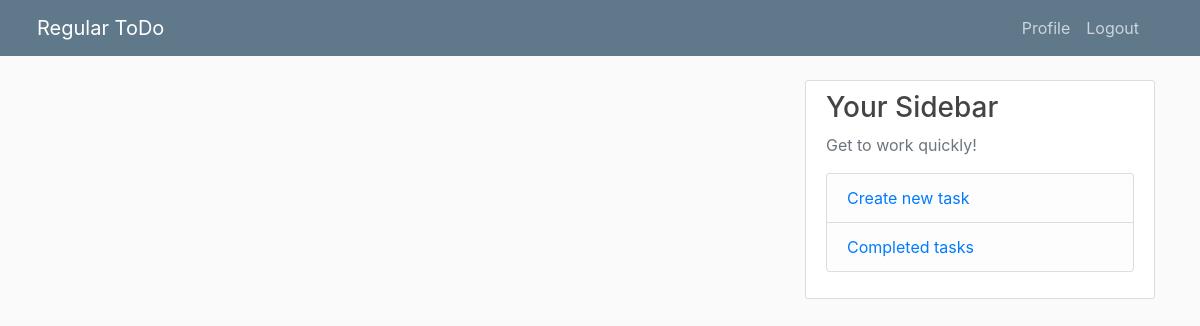
Before: /todo/completed/ (signed in) with the older database file.
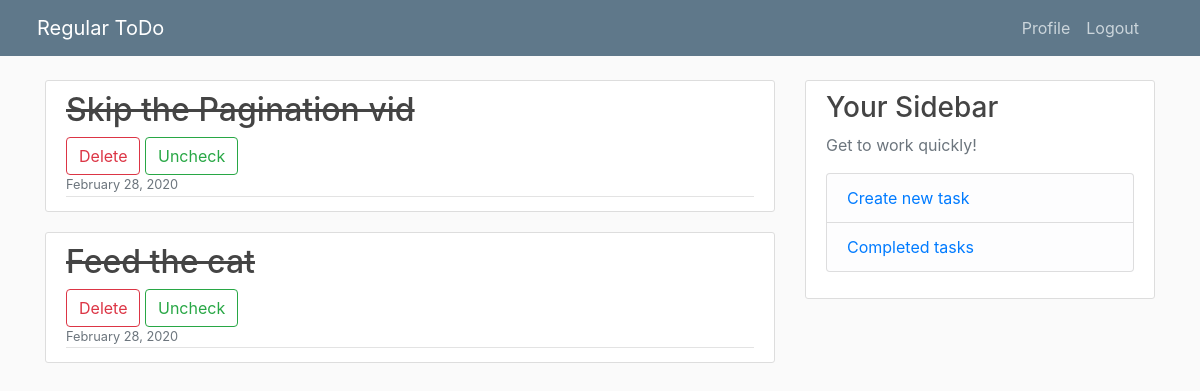
After: the same page with the newer database file.
### ToDo/models.py (models this page shows, shortened)
class ToDo(models.Model):
    title = models.CharField(max_length=100)
    date_posted = models.DateTimeField(default=timezone.now)
    creator = models.ForeignKey(User, on_delete=models.CASCADE)
    is_checked = models.BooleanField(default=False)

### ToDo/views.py (the view)
# urls.py: path('todo/completed/', TodoCompletedView.as_view(), name="todo-completed"),
class TodoCompletedView(ListView):
    model = ToDo
    template_name = "ToDo/completed.html"
    context_object_name = "todos"
    ordering = ["-date_posted"]

### ToDo/templates/ToDo/completed.html
{% extends "ToDo/base.html" %}
{% block content %}
{% if user.is_authenticated %}
    {% for todo in todos %}
        {% if user.username|lower == todo.creator|lower and todo.is_checked %}
            <article class="media content-section">
                <div class="media-body">
                    <h2><a class="article-title"><s>{{ todo.title }}</s></a></h2>
                    <button onclick="location.href='{% url 'todo-delete' todo.pk %}'" class="btn btn-outline-danger" type="submit">Delete</button>
                    <button onclick="location.href='{% url 'todo-uncheck' todo.pk %}'" class="btn btn-outline-success" type="submit">Uncheck</button>
                    <br>
                    <div class="article-metadata">
                        <small class="text-muted">{{ todo.date_posted|date:"F d, Y" }}</small>
                    </div>
                </div>
            </article>
        {% endif %}
    {% endfor %}
{% endif %}
{% endblock content %}

### ToDo/templates/ToDo/base.html (shortened to what this page needs)
{% load static %}
<html>
<head>
    <link rel="stylesheet" href="https://maxcdn.bootstrapcdn.com/bootstrap/4.0.0/css/bootstrap.min.css">
    <link rel="stylesheet" type="text/css" href="{% static 'ToDo/main.css' %}">
</head>
<body>
    <header class="site-header">
        <nav class="navbar navbar-nav navbar-dark bg-steel navbar-expand-md fixed-top nav-fill">
          <div class="container">
            <a class="navbar-brand mr-4" href="{% url 'todo-home' %}">Regular ToDo</a>
            <div class="collapse navbar-collapse" id="navbarToggle">
              <div class="navbar-nav">
                {% if user.is_authenticated %}
                    <a class="nav-item nav-link" href="{% url 'profile' %}">Profile</a>
                    <a class="nav-item nav-link" href="{% url 'logout' %}">Logout</a>
                {% endif %}
              </div>
            </div>
          </div>
        </nav>
    </header>
    <main role="main" class="container">
        <div class="row">
            <div class="col-md-8">
                {% block content %}{% endblock %}
            </div>
            {% if user.is_authenticated %}
                <div class="col-md-4">
                    <div class="content-section">
                        <h3>Your Sidebar</h3>
                        <p class='text-muted'>Get to work quickly!
                            <ul class="list-group">
                                <li class="list-group-item list-group-item-light"><a href="{% url 'todo-create' %}">Create new task</a></li>
                                <li class="list-group-item list-group-item-light"><a href="{% url 'todo-completed' %}">Completed tasks</a></li>
                            </ul>
                        </p>
                    </div>
                </div>
            {% endif %}
        </div>
    </main>
</body>
</html>

### static/ToDo/main.css (style rules this page uses)
body { background: #fafafa; color: #333333; margin-top: 5rem; }
h1, h2, h3, h4, h5, h6 { color: #444444; }
ul { margin: 0; }
.bg-steel { background-color: #5f788a; }
.site-header .navbar-nav .nav-link { color: #cbd5db; }
.content-section { background: #ffffff; padding: 10px 20px; border: 1px solid #dddddd; border-radius: 3px; margin-bottom: 20px; }
.article-title { color: #444444; }
.article-metadata { padding-bottom: 1px; margin-bottom: 4px; border-bottom: 1px solid #e3e3e3 }

Changed rows visible on the page:
added ToDo: title "Skip the Pagination vid", date_posted "February 28, 2020"
added ToDo: title "Feed the cat", date_posted "February 28, 2020"
